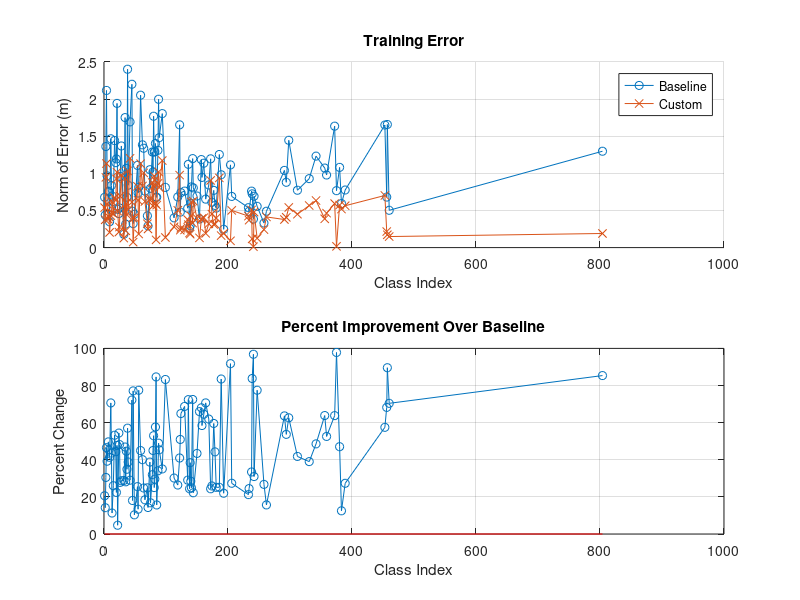

The MATLAB script that drew this image: (Note: this script raises an error after producing the figure.)
%%
clear,clc,close('all')
n_classes = 894;
n_class_f = 10;% number of classifier features
n_base_f = 2; % number of base features

c_points = 8;
er_r = 6; % Image erode filter radius
di_r = 5; % Image dialation filter radius
n_pix_thresh = 1000; % minimum number of pixels to accept for training
dist_thresh = inf; % maximum distance to accept for training
do_corners = true;

load('data_proc_ds.mat')
feat_str = {'bias','npix','dx','dy','x pos','y pos','1/dx','1/dy'};
feat_str{length(feat_str)+1} = 'num_corn';

%% Data Processing
class_vec = 1:n_classes;
% Training Error and Improvement
figure(1)
clf(1)
subplot(2,1,1)
hold all
plot(class_vec(isfinite(train_error)),train_baseline(isfinite(train_baseline)),'o-')
plot(class_vec(isfinite(train_error)),train_error(isfinite(train_error)),'x-')
hold off
grid('on')
legend('Baseline','Custom')
xlabel('Class Index')
ylabel('Norm of Error (m)')
title('Training Error')
subplot(2,1,2)
plot(class_vec(isfinite(train_error)),100*(train_baseline(isfinite(train_baseline))-train_error(isfinite(train_error)))./(train_baseline(isfinite(train_baseline))),'o-')
line([min(class_vec(isfinite(test_error))),max(class_vec(isfinite(test_error)))],[0,0],'Color',[1,0,0])
grid('on')
xlabel('Class Index')
ylabel('Percent Change')
title('Percent Improvement Over Baseline')
boldify
% Testing Error and Improvement
figure(2)
clf(2)
subplot(2,1,1)
hold all
plot(class_vec(isfinite(test_error)),test_baseline(isfinite(test_baseline)),'o-')
plot(class_vec(isfinite(test_error)),test_error(isfinite(test_error)),'x-')
hold off
grid('on')
legend('Baseline','Custom')
xlabel('Class Index')
ylabel('Norm of Error (m)')
title('Testing Error')
subplot(2,1,2)
plot(class_vec(isfinite(test_error)),100*(test_baseline(isfinite(test_baseline))-test_error(isfinite(test_error)))./(test_baseline(isfinite(test_baseline))),'o-')
line([min(class_vec(isfinite(test_error))),max(class_vec(isfinite(test_error)))],[0,0],'Color',[1,0,0])
ylim([-100,100])
grid('on')
xlabel('Class Index')
ylabel('Percent Change')
title('Percent Improvement Over Baseline')
boldify
% Histograms of Label Data
figure(3)
clf(3)
subplot(2,1,1)
hist(tot_trn_dist,100)
grid('on')
xlabel('Distance in m')
ylabel('Counts')
title('Training Data Histogram')
subplot(2,1,2)
hist(tot_tst_dist,30)
grid('on')
xlabel('Distance in m')
ylabel('Counts')
title('Testing Data Histogram')
boldify

% Beta Values for Baseline
val_ind = isfinite(test_error);
figure(4)
clf(4)
plot(class_vec(isfinite(test_error)),(beta_base_arr(:,val_ind)))
xlabel('Class Index')
ylabel('Beta Value')
title('Beta Values for Baseline')
grid('on')
boldify
% Beta Values for Custom Classifier
figure(5)
clf(5)
plot(class_vec(isfinite(test_error)),(beta_class_arr(:,val_ind)))
xlabel('Class Index')
ylabel('Beta Value')
title('Beta Values for Classifier')
grid('on')
boldify
%%
% Good and Bad Beta Values
figure(6)
clf(6)
subplot(2,2,1)
plot(class_vec(isfinite(train_error)),feat_best_vec(val_ind),'bx')
xlabel('Class Index')
ylabel('Feature Index')
title('Best Feature for each Class')
grid('on')
subplot(2,2,2)
hist(feat_best_vec(val_ind),1:n_class_f)
xlim([0,n_class_f+1])
xlabel('Feature Index')
ylabel('Counts')
title('Best Feature Histogram')
subplot(2,2,3)
plot(class_vec(isfinite(train_error)),feat_worst_vec(val_ind),'bx')
xlabel('Class Index')
ylabel('Feature Index')
title('Worst Feature for each Class')
grid('on')
subplot(2,2,4)
hist(feat_worst_vec(val_ind),1:n_class_f)
xlim([0,n_class_f+1])
xlabel('Feature Index')
ylabel('Counts')
title('Worst Feature Histogram')
boldify
feat_str
%
figure(7)
clf(7)
hist(tot_ft_stat_sig,1:n_class_f)
xlim([0,n_class_f+1])
xlabel('Feature Index')
ylabel('Counts')
title('Statistically Significant Features Histogram')
grid('on')
boldify
